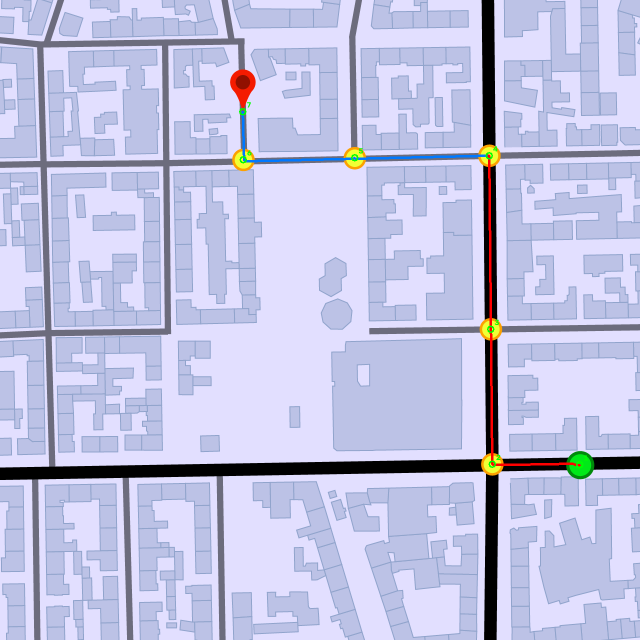
#> input picture route_visualisierung.png, 1280 x 1280 px, given in place of citymap_no_buildings.png, which was not available (shown at 1/2 size)
$ python main.py
#> lines starting #> are read from the running program, lines starting #| are printed output that depends on the picture; after the words box and inside, x2 and y2 are one past the last pixel; in counts of white or black regions, pixels touching at a corner belong together
"""
Verwendete Bildverarbeitungs Techniken:
  * Pixeloperationen   : threshold, absdiff (Differenzbild), Median-Hintergrund
  * Morphologie        : morphologyEx (Open/Close), Skelettierung, Distanztransform
  * Segmentierung      : HSV-Farbsegmentierung (inRange), Connected-Components
  * Objektdetektion    : Ampel/Schild/Fahrzeug als Blob + räumliche Prüfung
  * Feature Extraction : Fläche, Schwerpunkt (Moments), Bounding-Box, approxPolyDP
"""

import os
from collections import deque
import json
import cv2
import numpy as np
from skimage.morphology import skeletonize  #pip install scikit-image


IMAGE_DIR = "images"
CITYMAP_PATH = os.path.join(IMAGE_DIR, "citymap", "citymap_no_buildings.png")
CITYMAP_DOTS_PATH = os.path.join(IMAGE_DIR, "citymap", "citymap_yellow_dots.png")

# Schwellwert für die Zonen-Entscheidung: ist eine Straße breiter als dieser
# Wert (in Pixeln), gilt sie als "dicke" 50er Straße, sonst als 30er-Zone
WIDTH_THRESHOLD_PX = 20


#Karte Straßen als Maske einlesen und Zonen (30/50) bestimmen

def _load_street_mask(path):
    """Liest ein Graustufenbild der Karte und liefert eine Binaermaske der Straßen.

    Args:
        path (str): Pfad zum Kartenbild.

    Returns:
        np.ndarray | None: Binaerbild (Strasse = 255, Rest = 0) oder None,
        falls die Datei nicht gefunden wurde.
    """
#> called with path = 'images/citymap/citymap_no_buildings.png'
    # Bild direkt als Graustufen laden (Grund: Farbe wird für die Straßenmaske nicht gebraucht)
    img = cv2.imread(path, cv2.IMREAD_GRAYSCALE)
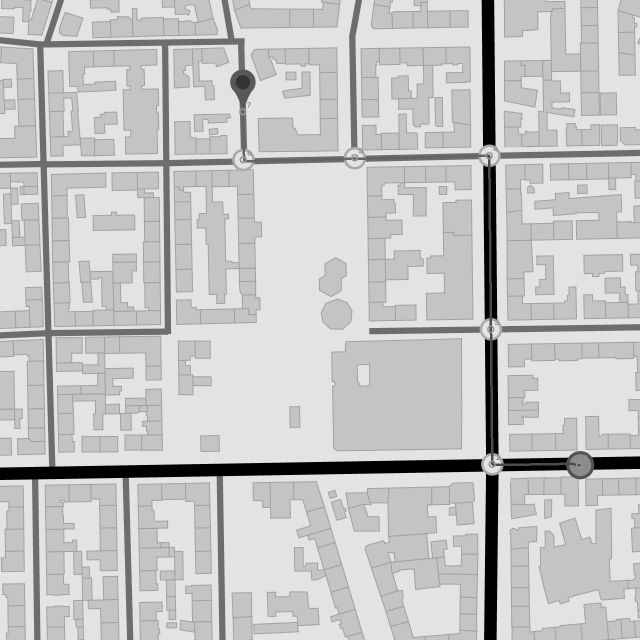
#> img: shape (1280, 1280) (shown at 1/2 size); min 0, max 227, mean 197.5
    if img is None:
        print(f"[WARN] Karte nicht gefunden: {path}")
        return None
    #Straßen sind dunkel, der Hintergrund hell. THRESH_BINARY_INV dreht das um,
    # sodass dunkle Straßenpixel (< 180) zu 255 (weiss) werden -->Strasse = Vordergrund.
    _, binary = cv2.threshold(img, 180, 255, cv2.THRESH_BINARY_INV)
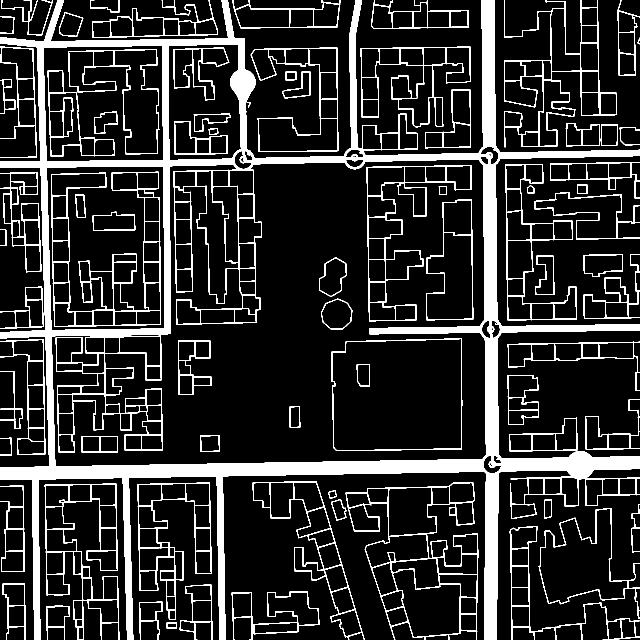
#> binary: shape (1280, 1280) (shown at 1/2 size); 15.2% white; 81 white regions, largest, box (x1, y1, x2, y2) and area: (0, 0, 1280, 1280) 147157, (102, 343, 322, 654) 6523, (691, 964, 957, 1280) 6295
    return binary


def analyze_map_streets():
    """Bestimmt für die gesamte Karte die lokale Straßenbreite (in Pixeln).

    Warum Distanztransformation statt einer einzelnen Scan-Zeile:
    Eine einzelne Bildzeile trifft nur Straßen, die genau dort horizontal
    verlaufen, und misst vertikale Straßen falsch. Die Distanztransformation
    liefert dagegen für JEDEN Straßenpixel den Abstand zum nächsten Rand;
    auf der Mittellinie entspricht dieser Abstand der halben Straßenbreite.
    Damit laesst sich für jeden Punkt sagen, ob er in einer 30er- oder
    50er-Zone liegt.

    Returns:
        np.ndarray | None: width_map -- pro Straßenpixel die volle Breite in px.
    """
    binary = _load_street_mask(CITYMAP_PATH)
    if binary is None:
        return None

    # Distanztransformation: jeder weiße (Straßen-)Pixel bekommt den euklidischen
    # Abstand zum nächsten schwarzen Pixel (Straßenrand). DIST_L2 = echte Distanz
    dist = cv2.distanceTransform(binary, cv2.DIST_L2, 5)
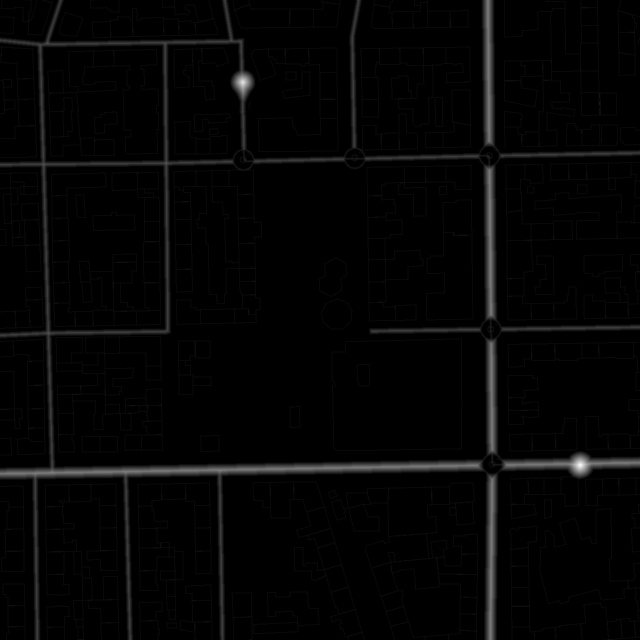
#> dist: shape (1280, 1280) float32 (shown at 1/2 size); min 0, max 27.76, mean 0.5; drawn with min black and max white
    # Der Abstand zur Mitte ist die halbe Breite -> *2 ergibt die volle Breite
    width_map = dist * 2.0

    # Skelett = "Mittellinie" der Straßen (auf 1 Pixel ausgedünnte Straße)
    skel = skeletonize(binary > 0)
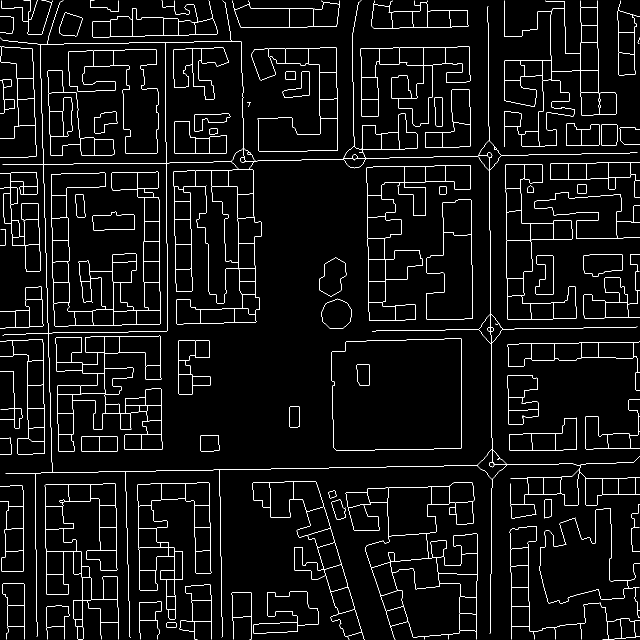
#> skel: shape (1280, 1280) bool (shown at 1/2 size); 3.8% white in thin lines or dots
    # Nur die Breiten AUF der Mittellinie betrachten (dort ist der Wert = volle Breite)
    widths_on_skel = width_map[skel]
    if widths_on_skel.size:
        # Ein paar Quantile ausgeben, um den Schwellwert nachvollziehbar zu machen
        q = np.percentile(widths_on_skel, [25, 50, 75, 90]).round(1)
#> q = [2, 2, 2, 12]
        print(f"[MAP] Breiten-Quantile auf Mittellinie (25/50/75/90): {q} px")
#| [MAP] Breiten-Quantile auf Mittellinie (25/50/75/90): [ 2.  2.  2. 12.] px
        print(f"[MAP] Aktueller Schwellenwert: {WIDTH_THRESHOLD_PX} px "
              f"(dick > {WIDTH_THRESHOLD_PX} = 50er, sonst 30er)")
    return width_map


def zone_at(width_map, x, y):
    """Leitet die zulässige Höchstgeschwindigkeit an einer Kartenposition ab

    Args:
        width_map (np.ndarray): Breitenkarte aus analyze_map_streets().
        x (int), y (int): Pixelkoordinate

    Returns:
        int | None: 50 (breite Strasse) oder 30 (schmale Strasse); None ohne Karte.
    """
    if width_map is None:
        return None
    # Breite Strasse (> Schwellwert) -> 50er, sonst 30er-Zone.
    return 50 if width_map[y, x] > WIDTH_THRESHOLD_PX else 30


###  Route: Start/Ziel/Wegpunkte per Farbe finden und Weg auf dem Skelett suchen

def extract_markers():
    """Findet den grünen Start-Punkt und die Spitze der roten Zielnadel

    Technik: HSV-Farbsegmentierung (inRange) + größte Kontur pro Farbe

    Returns:
        tuple: (start_xy, goal_xy) -- je (x, y) oder None, falls nicht gefunden
    """
    img = cv2.imread(CITYMAP_DOTS_PATH)
    if img is None:
        return None, None
    # In den HSV-Farbraum wechseln: dort lässt sich "grün"/"rot" über den
    # Farbwinkel (H) robust und beleuchtungsunabhängig ansprechen
    hsv = cv2.cvtColor(img, cv2.COLOR_BGR2HSV)

    def largest(mask):
        # Alle zusammenhängenden Farbflecken (Konturen) suchen
        cnts, _ = cv2.findContours(mask, cv2.RETR_EXTERNAL, cv2.CHAIN_APPROX_SIMPLE)
        # und kleine Störflecken (< 100 px) entfernen
        cnts = [c for c in cnts if cv2.contourArea(c) > 100]
        # und die grösste Flaeche zurueckgeben (das ist der gesuchte Marker)
        return max(cnts, key=cv2.contourArea) if cnts else None

    # Grün-Maske (Startpunkt): H ca. 40..85.
    g = largest(cv2.inRange(hsv, (40, 120, 120), (85, 255, 255)))
    # Rot liegt im HSV am Farbkreis-Anfang UND -Ende -> zwei Bereiche verodern
    r = largest(cv2.inRange(hsv, (0, 120, 80), (10, 255, 255)) |
                cv2.inRange(hsv, (170, 120, 80), (180, 255, 255)))

    start = goal = None
    if g is not None:
        # Schwerpunkt (Moments) vom grünen Fleck = Startkoordinate
        M = cv2.moments(g)
        start = (int(M["m10"] / M["m00"]), int(M["m01"] / M["m00"]))
    if r is not None:
        # Bei der Zielnadel den UNTERSTEN Punkt (grösstes y) nehmen, die Spitze
        # zeigt auf die Strasse, der Schwerpunkt laege dagegen im Nadelkopf
        goal = tuple(int(v) for v in r[r[:, :, 1].argmax()][0])
    return start, goal


def extract_yellow_dots(start_hint="bottom_right"):
    """Baut die Route als geordnete Punktliste auf

    Reihenfolge: [grüner Start] + gelbe Wegpunkte (per Nearest-Neighbor ab Start
    sortiert) + [rote Zielnadel]. So sind Anfang und Ende mit der Route verbunden.

    Returns:
        list[tuple]: geordnete (x, y)-Punkte von Start nach Ziel
    """
#> called with start_hint = 'bottom_right'
    img = cv2.imread(CITYMAP_DOTS_PATH)
#> img is the input picture: shape (1280, 1280, 3); mean B, G, R 226.1, 195, 193.3
    if img is None:
        print(f"[WARN] Karte mit Punkten nicht gefunden: {CITYMAP_DOTS_PATH}")
        return []

    # Gelbe Wegpunkte per HSV-Farbsegmentierung isolieren
    hsv = cv2.cvtColor(img, cv2.COLOR_BGR2HSV)
#> hsv: shape (1280, 1280, 3); mean H, S, V 114.3, 41.9, 228.3
    mask = cv2.inRange(hsv, np.array([20, 100, 100]), np.array([35, 255, 255]))
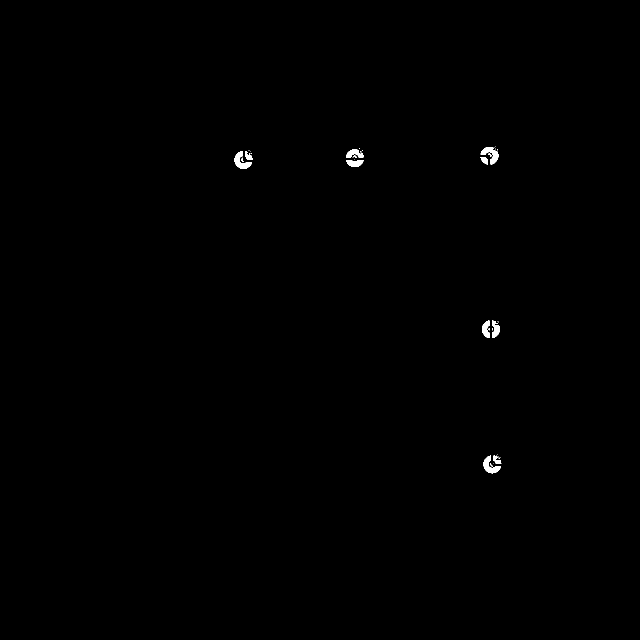
#> mask: shape (1280, 1280) (shown at 1/2 size); 0.22% white; 34 white regions (22 under 20 px)
    # Jeden gelben Fleck als Kontur finden
    contours, _ = cv2.findContours(mask, cv2.RETR_EXTERNAL, cv2.CHAIN_APPROX_SIMPLE)
#> contours = 34 contours, 24 with area under 20; largest, box (x1, y1, x2, y2) and area: (967, 911, 1002, 947) 504, (469, 302, 504, 338) 499, (961, 294, 997, 329) 492, (964, 641, 980, 676) 323, (692, 320, 727, 334) 318
    dots = []
    for cnt in contours:
        if cv2.contourArea(cnt) > 50:            # winzige Störpunkte ignorieren
            M = cv2.moments(cnt)                  # Schwerpunkt = Punktkoordinate
            if M["m00"] > 0:
                dots.append((int(M["m10"] / M["m00"]), int(M["m01"] / M["m00"])))
#> this loop made 34 passes
#> cnt on passes 1, 3, 6, 7, 8, 9, 10, 14: [[987, 926]], [[1000, 914], [997, 917], [998, 917], [998, 916]], [[994, 909], [993, 910]], [[984, 656], [984, 660], [985, 659], [985, 657]], [[978, 656], [977, 657], [977, 659], [978, 660]], [[997, 644]], [[996, 642], [995, 643]], [[708, 319]]
#> after the loop, dots = [(992, 919), (980, 932), (990, 658), (971, 658), (709, 325), (969, 320), (496, 312), (481, 323), (708, 306), (981, 308)]
    if not dots:
        print("[MAP] Keine gelben Wegpunkte gefunden.")
        return []

    start, goal = extract_markers()
#> in largest, `cnts, _ = cv2.findContours(mask, cv2.RETR_EXTERNAL, cv2.CHAIN_APPROX_S..`: cnts = 13 contours; largest, box (x1, y1, x2, y2) and area: (1133, 902, 1188, 958) 2268, (977, 921, 992, 936) 148, (974, 651, 989, 666) 148, (479, 312, 494, 327) 148, (702, 308, 717, 323) 148
#> in largest, `cnts, _ = cv2.findContours(mask, cv2.RETR_EXTERNAL, cv2.CHAIN_APPROX_S..`:
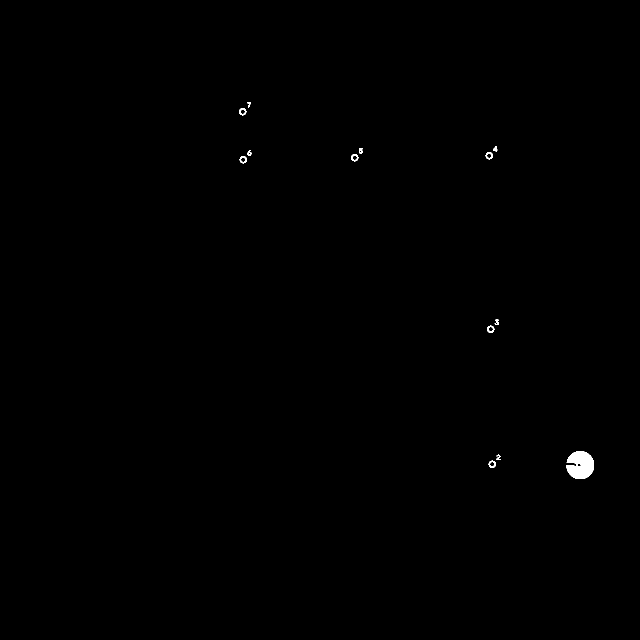
#> mask: shape (1280, 1280) (shown at 1/2 size); 0.2% white; 13 white regions
#> in largest, `cnts = [c for c in cnts if cv2.contourArea(c) > 100]`: cnts = 7 contours; box (x1, y1, x2, y2) and area: (1133, 902, 1188, 958) 2268, (977, 921, 992, 936) 148, (974, 651, 989, 666) 148, (479, 312, 494, 327) 148, (702, 308, 717, 323) 148, (971, 304, 986, 319) 148, (478, 216, 493, 231) 148
#> in extract_markers, `g = largest(cv2.inRange(hsv, (40, 120, 120), (85, 255, 255)))`: g = contour of 93 points, box (x1, y1, x2, y2) (1133, 902, 1188, 958), area 2268
#> (the rest of the program and of its run is left out)
